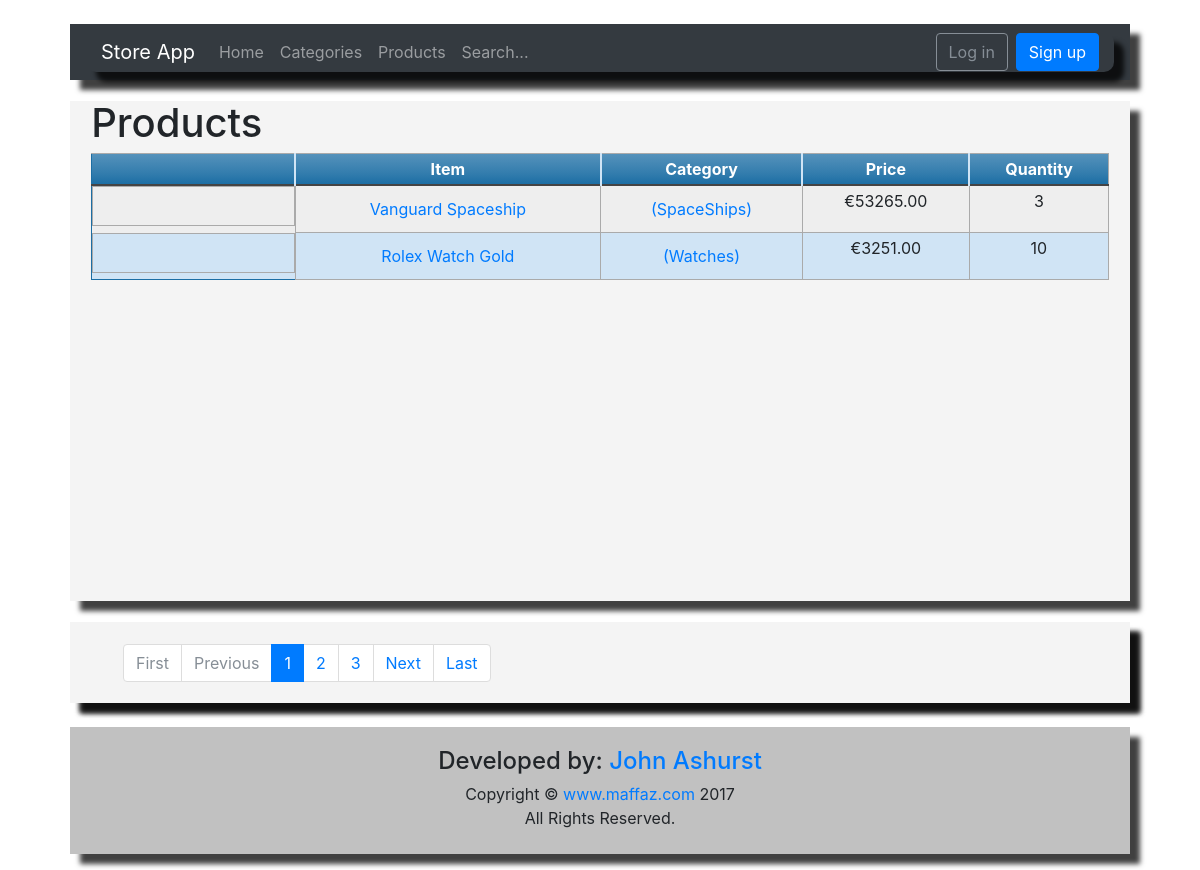
Page /products/products/ on the committed database.
### products/models.py (models this page shows, shortened)
class Product(models.Model):
    p_name = models.CharField(max_length=200)
    description = models.TextField(max_length=4000)
    price = models.DecimalField(max_digits=10, decimal_places=2)
    category = models.ForeignKey(Category, on_delete=models.CASCADE, related_name='products')
    quantity = models.PositiveIntegerField()
    featured_image = models.CharField(max_length=300)

class Category(models.Model):
    c_name = models.CharField(max_length=200, help_text="Enter a Product Category: ")
    def __str__(self):
        return self.c_name

### products/views.py (the view, shortened to what this page needs)
class ProductListView(generic.ListView):
    model = Product
    paginate_by = 2
    template_name = 'product_list.html'
    ordering = '-price'

### templates/product_list.html (shortened to what this page needs)
{% extends "base.html" %}
{% block content %}
    <h1>Products</h1>
    {% if product_list %}
        <table class="products_table">
            <thead>
            <tr>
            <th></th>
            <th>Item</th>
            <th>Category</th>
            <th>Price</th>
            <th>Quantity</th>
            </tr>
            </thead>
            <tbody>
                <tr> {% for product in product_list %}
                    <td class="display_list_li"><a href="{{ product.pk }}"><img src="{{ product.featured_image }}" alt=""></a></td>
                    <td><a href="{{ product.pk }}">{{ product.p_name }}</a></td>
                    <td><a href="{% url 'category-detail' product.category.pk %}">({{product.category}})</a></td>
                    <td><p>€{{ product.price }}</p></td>
                    <td> <p>{{ product.quantity }}</p></td>
                  </tr>      {% endfor %}
            </tbody>
            </table>
         <br>
        {% else %}
          <p>There are no Products Available.</p>           <br>
        {% endif %}
{% endblock %}

### static/css/styles.css (style rules this page uses)
* { list-style-type: none; text-decoration: none }
body { width:1060px; margin: 0 auto; background-image: url('https://images.freecreatives.com/wp-content/uploads/2015/03/694608__wallpapers-background-vintage-brown-old-wallpaper-desktop-texture-tekstura-original-vintazh-korichnevyj-staryj-gdefon_p.jpg'); background-attachment: fixed; max-width:94%; margin-top: 2% }
.display_list_li { display: flex; flex-direction: row; align-items: center; }
table.products_table { border: 1px solid #1C6EA4; background-color: #EEEEEE; width: 100%; text-align: center; border-collapse: collapse; }
table.products_table td, table.products_table th { border: 1px solid #AAAAAA; padding: 3px 2px; }
table.products_table tbody td { font-size: 16px; }
table.products_table thead { background: #1C6EA4; background: -moz-linear-gradient(top, #5592bb 0%, #327cad 66%, #1C6EA4 100%); background: -webkit-linear-gradient(top, #5592bb 0%, #327cad 66%, #1C6EA4 100%); background: linear-gradient(to bottom, #5592bb 0%, #327cad 66%, #1C6EA4 100%); border-bottom: 2px solid #444444; }
table.products_table thead th { font-size: 16px; text-align: center; font-weight: bold; color: #FFFFFF; border-left: 2px solid #D0E4F5; }
table.products_table thead th:first-child { border-left: none; width:20% }

### rows in the picture
Product: p_name "Vanguard Spaceship", category "SpaceShips", price "53265.00", quantity "3"
Product: p_name "Rolex Watch Gold", category "Watches", price "3251.00", quantity "10"

### other values in the picture
{{ page_num }} "1"
{{ page_num }} "2" "3"
